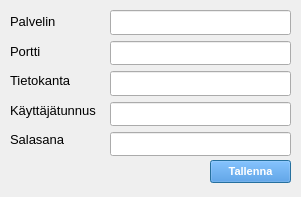
<?xml version="1.0" encoding="UTF-8"?>
<ui version="4.0">
 <class>Dialog</class>
 <widget class="QDialog" name="Dialog">
  <property name="geometry">
   <rect>
    <x>0</x>
    <y>0</y>
    <width>301</width>
    <height>197</height>
   </rect>
  </property>
  <property name="windowTitle">
   <string>Dialog</string>
  </property>
  <widget class="QPushButton" name="saveSettingspushButton">
   <property name="geometry">
    <rect>
     <x>210</x>
     <y>160</y>
     <width>81</width>
     <height>23</height>
    </rect>
   </property>
   <property name="font">
    <font>
     <pointsize>8</pointsize>
     <weight>75</weight>
     <bold>true</bold>
    </font>
   </property>
   <property name="cursor">
    <cursorShape>PointingHandCursor</cursorShape>
   </property>
   <property name="toolTip">
    <string>&lt;html&gt;&lt;head/&gt;&lt;body&gt;&lt;p&gt;&lt;span style=&quot; font-size:10pt;&quot;&gt;Tallentaa asetukset tiedostoon&lt;/span&gt;&lt;/p&gt;&lt;/body&gt;&lt;/html&gt;</string>
   </property>
   <property name="styleSheet">
    <string notr="true">background-color: rgb(57, 136, 220);
color: rgb(255, 255, 255);</string>
   </property>
   <property name="text">
    <string>Tallenna</string>
   </property>
  </widget>
  <widget class="QWidget" name="layoutWidget">
   <property name="geometry">
    <rect>
     <x>110</x>
     <y>10</y>
     <width>181</width>
     <height>146</height>
    </rect>
   </property>
   <layout class="QVBoxLayout" name="verticalLayout">
    <item>
     <widget class="QLineEdit" name="serverLineEdit">
      <property name="font">
       <font>
        <pointsize>11</pointsize>
       </font>
      </property>
      <property name="toolTip">
       <string>&lt;html&gt;&lt;head/&gt;&lt;body&gt;&lt;p&gt;&lt;span style=&quot; font-size:10pt;&quot;&gt;Palvelimen nimi tai IP-osoite&lt;/span&gt;&lt;/p&gt;&lt;/body&gt;&lt;/html&gt;</string>
      </property>
     </widget>
    </item>
    <item>
     <widget class="QLineEdit" name="portLineEdit">
      <property name="font">
       <font>
        <pointsize>11</pointsize>
       </font>
      </property>
      <property name="toolTip">
       <string>&lt;html&gt;&lt;head/&gt;&lt;body&gt;&lt;p&gt;&lt;span style=&quot; font-size:10pt;&quot;&gt;Palvelimen porttinumero&lt;/span&gt;&lt;/p&gt;&lt;/body&gt;&lt;/html&gt;</string>
      </property>
     </widget>
    </item>
    <item>
     <widget class="QLineEdit" name="databaseLineEdit">
      <property name="font">
       <font>
        <pointsize>11</pointsize>
       </font>
      </property>
      <property name="toolTip">
       <string>&lt;html&gt;&lt;head/&gt;&lt;body&gt;&lt;p&gt;&lt;span style=&quot; font-size:10pt;&quot;&gt;Tietokannan nimi&lt;/span&gt;&lt;/p&gt;&lt;/body&gt;&lt;/html&gt;</string>
      </property>
     </widget>
    </item>
    <item>
     <widget class="QLineEdit" name="userLineEdit">
      <property name="font">
       <font>
        <pointsize>11</pointsize>
       </font>
      </property>
      <property name="toolTip">
       <string>&lt;html&gt;&lt;head/&gt;&lt;body&gt;&lt;p&gt;&lt;span style=&quot; font-size:10pt;&quot;&gt;Sovelluksen käyttäjätunnus&lt;/span&gt;&lt;/p&gt;&lt;/body&gt;&lt;/html&gt;</string>
      </property>
     </widget>
    </item>
    <item>
     <widget class="QLineEdit" name="paswordLineEdit">
      <property name="font">
       <font>
        <pointsize>11</pointsize>
       </font>
      </property>
      <property name="toolTip">
       <string>&lt;html&gt;&lt;head/&gt;&lt;body&gt;&lt;p&gt;&lt;span style=&quot; font-size:10pt;&quot;&gt;Salasana&lt;/span&gt;&lt;/p&gt;&lt;/body&gt;&lt;/html&gt;</string>
      </property>
      <property name="echoMode">
       <enum>QLineEdit::Password</enum>
      </property>
     </widget>
    </item>
   </layout>
  </widget>
  <widget class="QWidget" name="layoutWidget_2">
   <property name="geometry">
    <rect>
     <x>10</x>
     <y>10</y>
     <width>86</width>
     <height>141</height>
    </rect>
   </property>
   <layout class="QVBoxLayout" name="verticalLayout_2">
    <item>
     <widget class="QLabel" name="ServerLabel">
      <property name="font">
       <font>
        <pointsize>10</pointsize>
       </font>
      </property>
      <property name="text">
       <string>Palvelin</string>
      </property>
     </widget>
    </item>
    <item>
     <widget class="QLabel" name="portLabel">
      <property name="font">
       <font>
        <pointsize>10</pointsize>
       </font>
      </property>
      <property name="text">
       <string>Portti</string>
      </property>
     </widget>
    </item>
    <item>
     <widget class="QLabel" name="databaseLabel">
      <property name="font">
       <font>
        <pointsize>10</pointsize>
       </font>
      </property>
      <property name="text">
       <string>Tietokanta</string>
      </property>
     </widget>
    </item>
    <item>
     <widget class="QLabel" name="userLabel">
      <property name="font">
       <font>
        <pointsize>10</pointsize>
       </font>
      </property>
      <property name="text">
       <string>Käyttäjätunnus</string>
      </property>
     </widget>
    </item>
    <item>
     <widget class="QLabel" name="passwordLabel">
      <property name="font">
       <font>
        <pointsize>10</pointsize>
       </font>
      </property>
      <property name="text">
       <string>Salasana</string>
      </property>
     </widget>
    </item>
   </layout>
  </widget>
 </widget>
 <resources/>
 <connections/>
</ui>
